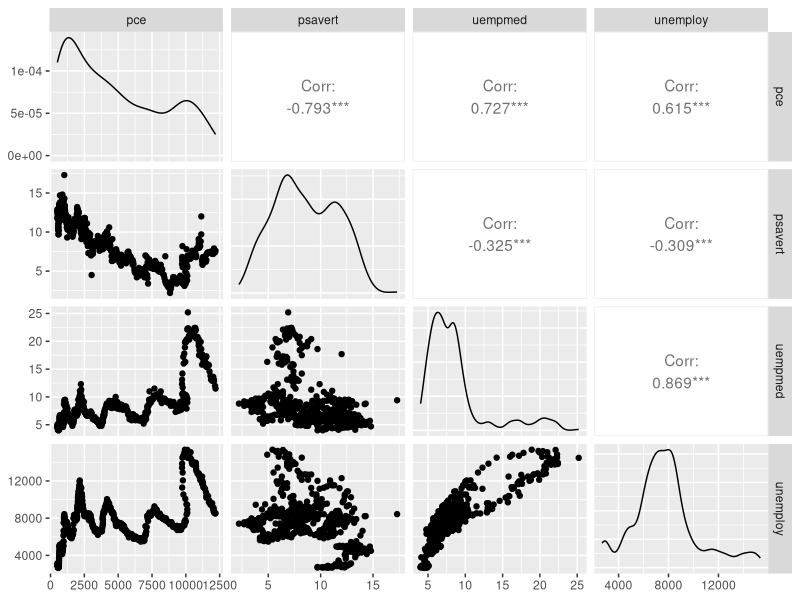
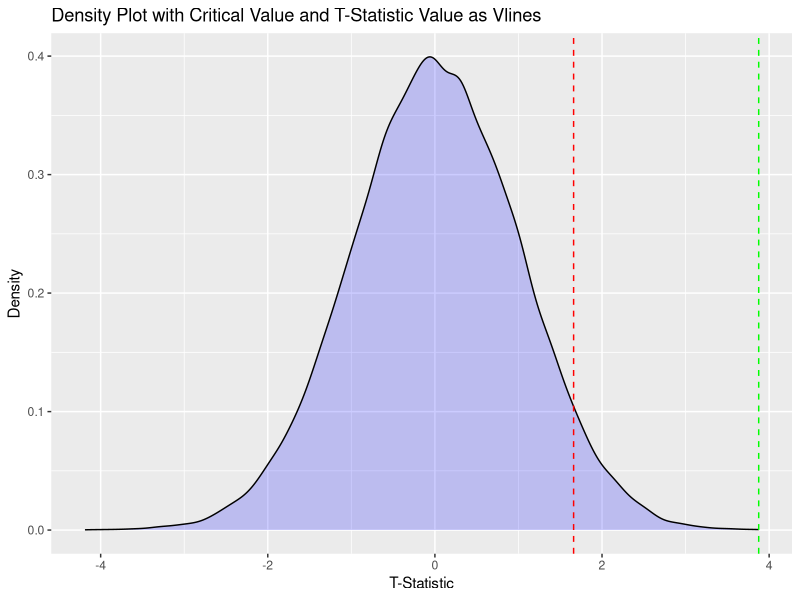

These figures' R source, in order:
#DTA250 - Fall 2023
#JJ

# Summary Statistics ----

# The sample() function will randomly sample a given number of values from a
# vector. For example, if we want to randomly sample 10 values from the vector
# 1:100, we can use the sample() function.

#TODO
# Create a vector of numbers from 1 to 100 and assign it to a variable called
# x. Set the size parameter to 100 and the replace parameter to TRUE
# replace=TRUE means that the values can be sampled more than once

x <- sample(1:100, size=100, replace=TRUE)

#TODO
# Find the mean of x
mean(x)

#TODO
# The following code will replace 20 values in x with NA
y <- x
y[sample(1:100, size=20, replace=FALSE)] <- NA

#TODO
# Find the mean of y
mean(y)

#TODO
# Find the mean of y using the na.rm argument
mean(y, na.rm=TRUE)

# We can replace the NA values in y with the mean of y using the is.na()
# function. The is.na() function will return a logical vector of TRUE and FALSE
# values. The TRUE values correspond to the NA values in y.

#TODO
# Replace the NA values in y with the mean of y
y[is.na(y)] <- mean(y, na.rm=TRUE)

#TODO
# Find the mean of y again
mean(y)

## Weighted Mean ----

# Assume you have the following data:
grades <- c(95, 72, 87, 66)
weights <- c(1/2, 1/4, 1/8, 1/8)

#TODO
# Find the weighted mean of grades
# use the weighted.mean() function
weighted.mean(grades, weights)

# Variance is a measure of how spread out a set of data is. The variance of a
# vector can be calculated using the var() function.

#TODO
# Find the variance of x
# Which equals to
sum((x - mean(x))^2) / (length(x) - 1)

var(x)

#TODO
# Find the summary statistics of x using the summary() function
summary(x)

#TODO
# Find the summary statistics of y using the summary() function
summary(y)

# Correlation ----
# The cor() function can be used to calculate the correlation between two
# vectors.

#TODO
# Load the tidyverse package using the library() function
library(tidyverse)

#TODO
# Load the economics dataset from the ggplot2 package using the data() function
data(economics)

#TODO
# Take a look at the very first few rows of the economics dataset using the
# head() function
head(economics)

#TODO
# Find the correlation between the pce and psavert variables in the economics
# dataset. Use the cor() function
cor(economics$pce, economics$psavert)

#TODO
# Find the correlation between pce, psavert, uempmed, and unemploy variables in
# the economics dataset. Use the cor() function
cor(economics[, c("pce", "psavert", "uempmed", "unemploy")])

#TODO
# Install the GGally package using the install.packages() function
install.packages("GGally")

#TODO
# Load the GGally package using the library() function
library(GGally)

#TODO
# Use the ggpairs() function to visualize the correlation between pce, psavert,
# uempmed, and unemploy variables in the economics dataset
ggpairs(economics[, c("pce", "psavert", "uempmed", "unemploy")])

# T-Test One Sample ----
# The t.test() function can be used to perform a t-test on a single sample.
# The t.test() function takes a vector as an argument and returns a list of
# results.

# To explain the t-test, we will use the following example. Assume that JJ
# is the owner of a chicken shack called JJ Fill-a-Bucket. JJ claims that the
# average transaction per customer is $50. JJ started a marketing campaign to
# increase the average transaction per customer. After the marketing campaign,
# JJ wants to know if the average transaction per customer has increased. JJ
# randomly sampled 100 transactions and found that the average transaction per
# customer is $55. JJ wants to know if the average transaction per customer has
# increased.

new_sales <- sample(20:90, size=100, replace=TRUE)
# 20 is the mimimum transaction amount
# 90 is the maximum transaction amount
# 100 is the number of transactions
# replace=TRUE means that there is a probability that 2 customers payed the 
# same amount

new_sales_test <- t.test(new_sales, mu=50, alternative="greater")
# This will produce a list of results
# mu=50 means that the null hypothesis is that the average transaction per
# customer is $50
# alternative="greater" means that the alternative hypothesis is that the
# average transaction per customer is greater than $50

# The results will look like this: (depending on the random sample)
#> new_sales_test

#        One Sample t-test

# data:  new_sales
# t = 3.0351, df = 99, p-value = 0.001536
# alternative hypothesis: true mean is greater than 50
# 95 percent confidence interval:
# 52.82174      Inf
# sample estimates:
# mean of x 
    56.23 

# In the case above, the p-value is 0.001536. This means that there is a 0.1536%
# chance that the average transaction per customer is greater than $50. Since
# the p-value is less than 0.05, we can reject the null hypothesis and conclude
# that the average transaction per customer is greater than $50.
# Which means that the marketing campaign was successful.

# Let us visualize this using a histogram

randT <- rt(30000, df=99)
# rt() function will generate a random sample of t-distribution
# df=99 means that the degrees of freedom is 99 (100 - 1). Number of samples - 1

# From the t distribution table for one-tailed test, we can see that the
# critical value for 99 degrees of freedom and 0.05 significance level is 1.66
# https://www.tdistributiontable.com/

# Create a data.frame from the randT vector
randTDF <- data.frame(x = randT)

# Create a ggplot object
library(ggplot2)

# Density plot with critical value and t-statistic value as vlines
ggplot(randTDF, aes(x=x)) +
    geom_density(fill="blue", alpha=0.2) +
    geom_vline(
        xintercept=c(1.66, new_sales_test$statistic), 
        linetype="dashed", color=c("red", "green")
        ) +
    labs(
        title="Density Plot with Critical Value and T-Statistic Value as Vlines",
             x="T-Statistic",
             y="Density"
             )

# In the above plot, the red line is the critical value and the green line is
# the t-statistic value. 
# If The t-statistic value is greater than the critical
# value. This means that we can reject the null hypothesis and conclude that
# the average transaction per customer is greater than $50.
# else, we cannot reject the null hypothesis and conclude that the average
# transaction per customer is not greater than $50.
